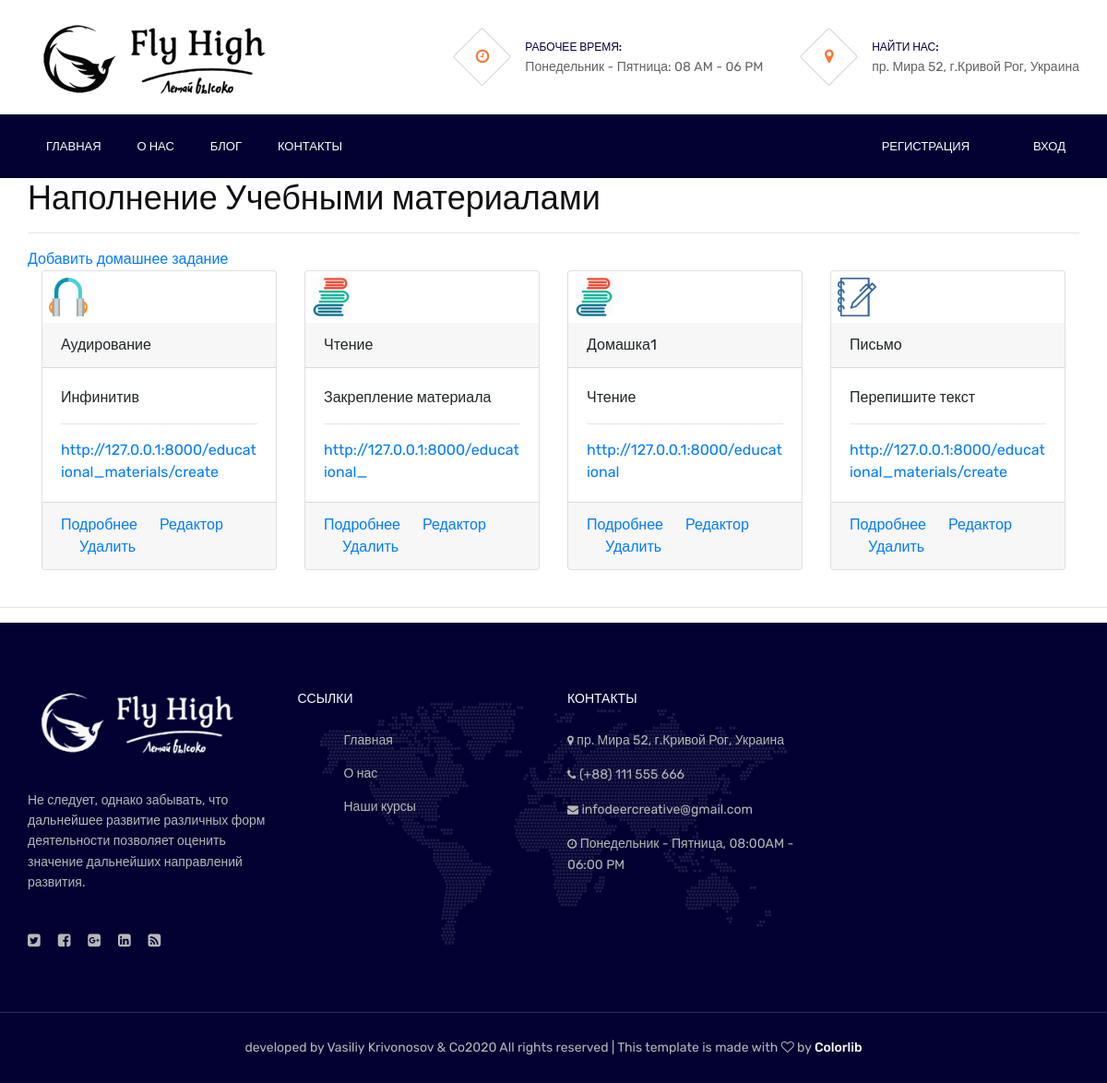
Page /educational_materials/ on the committed database.
### educational_materials/models.py (models this page shows)
class Homework(models.Model):
    published = models.DateTimeField(null=False, default=strftime('%Y-%m-%d %H:%M'))
    title = models.CharField(max_length=100,  null=False)
    about = models.CharField(max_length=150,  null=False)
    content = models.TextField(max_length=512,  null=False)
    image = models.FileField(null=False, upload_to='upload/img')
    file = models.FileField(null=False, upload_to='upload/FilesHW')
    source = models.URLField(null=True)

### educational_materials/views.py (the view)
# urls.py: path('', index),
def index(request):
    data = dict()
    data['user'] = 'Content_manager'
    data['title'] = 'Наполнение Учебными материалами'
    data['create_hw'] = Homework.objects.all()
    return render(request, 'educational_materials/index.html', context=data)

### templates/educational_materials/index.html (shortened to what this page needs)
{% extends 'layouts/base.html' %}
{% load static %}
{% block content %}
    <div class="container">
        <h2>{{ title }}</h2>
        <hr>
        {% if user == 'Content_manager'%}
            <a href="/educational_materials/create">Добавить домашнее задание</a>
        {% endif %}
        <div class="card-group">
            {% for hw in create_hw %}
                <div class="col-3">
                    <div class="card" >
                        <img src="/media/{{ hw.image }}" class="card-img-top" style="width: 3.5rem; padding:7px;">
                        <header class="card-header">{{ hw.title }}</header>
                        <main class="card-body">
                            {{ hw.about }}
                            <hr>
                            <a href="{{ hw.source }}" target="_blank" class="card-link">{{ hw.source }}</a>
                        </main>
                        <footer class="card-footer">
                            <a href="/educational_materials/details/{{ hw.id }}" class="card-link">Подробнее</a>
                            {% if user == 'Content_manager' %}
                            <a href="/educational_materials/edit/{{ hw.id }}" class="card-link">Редактор</a>
                            <a href="/educational_materials/delete/{{ hw.id }}" class="card-link">Удалить</a>
                            {% endif %}
                        </footer>
                    </div>
                </div>
            {% endfor %}
        </div>
    </div>
    <br>
    <hr>
{% endblock content %}

### templates/layouts/base.html (shortened to what this page needs)
<!DOCTYPE html>
{% load static %}
<html lang="ua">
<head>
	<link rel="stylesheet" href="https://maxcdn.bootstrapcdn.com/bootstrap/4.1.0/css/bootstrap.min.css">
	<link rel="stylesheet" href="{%static 'css/bootstrap.min.css' %}"/>
	<link rel="stylesheet" href="{%static 'css/font-awesome.min.css' %}"/>
	<link rel="stylesheet" href="{%static 'css/themify-icons.css' %}"/>
	<link rel="stylesheet" href="{%static 'css/magnific-popup.css' %}"/>
	<link rel="stylesheet" href="{%static 'css/animate.css' %}"/>
	<link rel="stylesheet" href="{%static 'css/owl.carousel.css' %}"/>
	<link rel="stylesheet" href="{%static 'css/base.css' %}"/>
	<link rel="stylesheet" href="{%static 'css/style.css' %}"/>
</head>
<body>
	{% include 'layouts/header.html' %}
	{% include 'layouts/nav.html' %}
	<main>
	{% block content %}{% endblock content %}
	</main>
	{% include 'layouts/footer.html' %}
</body>
</html>

### templates/layouts/header.html (shortened to what this page needs)
{% load static %}
<header class="header-section">
		<div class="container">
			<a href="/home/" class="site-logo"><img src="{%static 'img\logo4.png'%}" alt="Logo"></a>
			<div class="header-info">
				<div class="hf-item">
					<i class="fa fa-clock-o"></i>
					<p><span>Рабочее время:</span>Понедельник - Пятница: 08 AM - 06 PM</p>
				</div>
				<div class="hf-item">
					<i class="fa fa-map-marker"></i>
					<p><span>Найти нас:</span>пр. Мира 52, г.Кривой Рог, Украина</p>
				</div>
			</div>
		</div>
	</header>

### templates/layouts/nav.html (shortened to what this page needs)
{% load static %}
<nav class="nav-section">
	<div class="container">
		<div class="main-menu">
			<div class="nav-right">
				{% if request.user.is_anonymous %}
				<a href="/accounts/sign_up">Регистрация</a>
				<a href="/accounts/sign_in">Вход</a>
				{% endif %}
			</div>
		</div>
		<ul class="main-menu">
			<li id="li1"><a href="/home/index">Главная</a></li>
			<li id="li2"><a href="/home/about">О нас</a></li>
			<li id="li3"><a href="/home/blog">Блог</a></li>
			<li id="li5"><a href="/home/contact">Контакты</a></li>
		</ul>
	</div>
</nav>

### templates/layouts/footer.html
{% load static %}
<footer class="footer-section">
		<div class="container footer-top">
			<div class="row">
				<div class="col-sm-6 col-lg-3 footer-widget">
					<div class="about-widget">
						<img src="{% static 'img/logo-light.png' %}" alt="">
						<p>Не следует, однако забывать, что дальнейшее развитие различных форм деятельности позволяет оценить значение дальнейших направлений развития.</p>
						<div class="social pt-1">
							<a href=""><i class="fa fa-twitter-square"></i></a>
							<a href=""><i class="fa fa-facebook-square"></i></a>
							<a href=""><i class="fa fa-google-plus-square"></i></a>
							<a href=""><i class="fa fa-linkedin-square"></i></a>
							<a href=""><i class="fa fa-rss-square"></i></a>
						</div>
					</div>
				</div>
				<div class="col-sm-6 col-lg-3 footer-widget">
					<h6 class="fw-title">Ссылки</h6>
					<div class="dobule-link">
						<ul>
							<li><a href="/home/index">Главная</a></li>
							<li><a href="/home/about">О нас</a></li>
							<li><a href="/home/index#Services">Наши курсы</a></li>
						</ul>
					</div>
				</div>
				<div class="col-sm-6 col-lg-3 footer-widget">
					<h6 class="fw-title">Контакты</h6>
					<ul class="contact">
						<li><p><i class="fa fa-map-marker"></i> пр. Мира 52, г.Кривой Рог, Украина</p></li>
						<li><p><i class="fa fa-phone"></i> (+88) 111 555 666</p></li>
						<li><p><i class="fa fa-envelope"></i> infodeercreative@gmail.com</p></li>
						<li><p><i class="fa fa-clock-o"></i> Понедельник - Пятница, 08:00AM - 06:00 PM</p></li>
					</ul>
				</div>
			</div>
		</div>
		<div class="copyright">
			<div class="container">
				<p>developed by Vasiliy Krivonosov & Co<script>document.write(new Date().getFullYear());</script>
					All rights reserved | This template is made with
					<i class="fa fa-heart-o" aria-hidden="true"></i>
					by <a href="https://colorlib.com" target="_blank">Colorlib</a>
				</p>
			</div>
		</div>
</footer>

### static/css/base.css (style rules this page uses)
body { padding-top: 3.53px; }

### static/css/style.css (style rules this page uses)
html, body { height: 100%; font-family: 'Rubik', sans-serif; }
h1, h2, h3, h4, h5, h6 { color: #111111; margin: 0; font-weight: 500; font-family: 'Rubik', sans-serif; }
h2 { font-size: 36px; line-height: 1.2; }
h6 { font-size: 14px; }
p { font-size: 14px; color: #636363; line-height: 1.6; }
img { max-width: 100%; }
ul, ol { padding: 0; margin: 0; }
.header-section { padding: 10px 0; overflow: hidden; }
.site-logo { display: inline-block; margin-right: 50px; padding-bottom: 0px; }
.header-info { display: inline-block; float: right; }
.header-info .hf-item { display: inline-block; padding-top: 15px; margin-left: 45px; }
.header-info .hf-item i { width: 45px; height: 45px; display: inline-block; position: relative; text-align: center; color: #f6783a; font-size: 17px; padding-top: 13px; margin-right: 20px; margin-top: 10px; margin-bottom: 10px; }
.header-info .hf-item i:after { position: absolute; content: ''; width: 100%; height: 100%; left: 0; top: 0; border: 1px solid #d2d2db; -webkit-transform: rotate(45deg); -ms-transform: rotate(45deg); transform: rotate(45deg); border-radius: 2px; }
.header-info .hf-item p { display: inline-block; position: relative; top: 10px; margin-bottom: 0; }
.header-info .hf-item p span { display: block; font-size: 12px; text-transform: uppercase; color: #020031; font-weight: 500; }
.nav-section { background: #020031; }
.nav-section .nav-right { float: right; padding-top: 0px; }
.nav-section .nav-right a { color: #fff; margin-left: 30px; font-size: 13px; }
.nav-right a { display: inline-block; color: #fff; font-size: 13px; text-transform: uppercase; font-weight: 500; padding: 25px 20px; margin-right: -5px; -webkit-transition: all 0.4s ease 0s; -o-transition: all 0.4s ease 0s; transition: all 0.4s ease 0s; }
.main-menu { list-style: none; }
.main-menu li { display: inline-block; }
.main-menu li a { display: inline-block; color: #fff; font-size: 13px; text-transform: uppercase; font-weight: 500; padding: 25px 20px; margin-right: -5px; -webkit-transition: all 0.4s ease 0s; -o-transition: all 0.4s ease 0s; transition: all 0.4s ease 0s; }
.footer-section { background-color: #020031; background-image: url("../img/footer-bg.png"); background-repeat: no-repeat; background-position: center 75px; }
.footer-section .footer-top { padding: 65px 15px; }
.footer-section .copyright { border-top: 1px solid #312f56; padding: 27px 0; text-align: center; }
.footer-section .copyright p { color: #b7b7b7; margin-bottom: 0; }
.footer-section .copyright p a { color: #fff; font-weight: 500; }
.footer-widget .fw-title { text-transform: uppercase; color: #fff; margin-bottom: 25px; padding-top: 10px; }
.footer-widget p, .footer-widget span { color: #b7b7b7; }
.footer-widget ul { list-style: none; }
.footer-widget .about-widget img { margin-bottom: 30px; }
.footer-widget .about-widget p { margin-bottom: 35px; }
.footer-widget .social a { color: #b7b7b7; margin-right: 15px; }
.footer-widget .dobule-link ul { display: inline-block; }
.footer-widget .dobule-link ul a { display: block; font-size: 14px; color: #b7b7b7; margin-bottom: 15px; }
.footer-widget .dobule-link ul li:last-child a { margin-bottom: 0; }
.footer-widget .dobule-link ul:last-child { margin-left: 50px; }
.footer-widget .contact li { margin-bottom: 15px; display: block; }
.footer-widget .contact li p { margin-bottom: 0; }
.footer-widget .contact i { font-size: 12px; }
@media (min-width: 1200px) { .container { max-width: 1170px; } }

### rows in the picture
Homework: image (picture), title "Аудирование", about "Инфинитив", source "http://127.0.0.1:8000/educational_materials/create"
Homework: image (picture), title "Чтение", about "Закрепление материала", source "http://127.0.0.1:8000/educational_"
Homework: image (picture), title "Домашка1", about "Чтение", source "http://127.0.0.1:8000/educational"
Homework: image (picture), title "Письмо", about "Перепишите текст", source "http://127.0.0.1:8000/educational_materials/create"

### other values in the picture
{{ title }} "Наполнение Учебными материалами"
